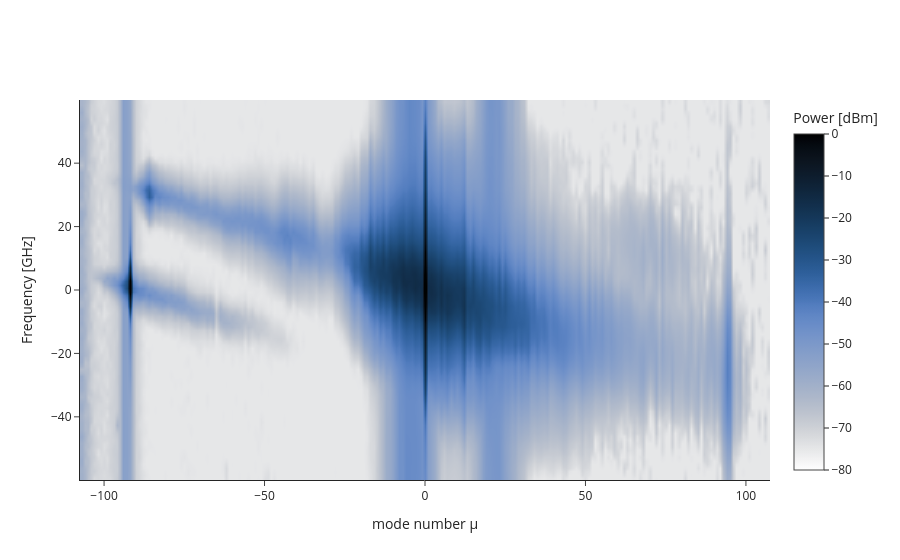

Write notebook code for a chart like this one.
### Markdown cell above
We can clearly see the DKS and the cooler. We can infer that something is happening with the auxiliary pump, and perhaps something else as well. However, the other color on the other side is not very clear. We can zoom a bit first, since the cooler is not doing much actually (it is actually doing some weird bragg scattering at µ = -70, that is mediated by the main DKS and the auxiliary pump, we can discuss that further if you want)

### Code cell
data, FSR, f0, N, fceo = GetOSAspectro(
    trace,
    FSR0=1000e9,
    Mtot=[-107, 107],
    height=7,
    res=900,
    window=60e9,  ## Reduce that to see it better
    pks_only=False,
    ceo_estimate=True,
    pdcs=False,
)

print(f"νrep = {FSR*1e-9} GHz")
Nmod = np.round(fceo / FSR)
fceo_ = fceo - Nmod * FSR
print(f"νceo: {fceo_*1e-9} GHz")

fig = go.Figure()
tr = go.Heatmap(
    x=data.columns,
    y=data.index * 1e-9,
    z=data.values,
    colorscale=mpl_to_plotly(cmap.oslo_r),
    zsmooth="best",
    colorbar=dict(title="Power [dBm]"),
    zmax=0,
    zmin=-80,
)
fig.add_trace(tr)
fig.update_xaxes(title = 'mode number µ')
fig.update_yaxes(title = 'Frequency [GHz]')
fig.show()

### Figure 1 — Plotly figure (JSON) as saved in the notebook; plotly's stock layout.template omitted (floating-point values rounded to 4 significant figures; data arrays with more than 128 entries replaced by an {"elided": "..."} marker saying what was removed)
{"data": [{"colorbar": {"title": {"text": "Power [dBm]"}}, "colorscale": {"elided": "255x2 mixed values"}, "type": "heatmap", "x": {"elided": "215 float values"}, "y": [-59.37, -58.26, -57.15, -56.04, -54.93, -53.82, -52.71, -51.6, -50.49, -49.38, -48.27, -47.16, -46.05, -44.94, -43.83, -42.72, -41.61, -40.5, -39.39, -38.28, -37.17, -36.06, -34.95, -33.84, -32.74, -31.63, -30.52, -29.41, -28.3, -27.19, -26.08, -24.97, -23.86, -22.75, -21.64, -20.53, -19.42, -18.31, -17.2, -16.09, -14.98, -13.87, -12.76, -11.65, -10.54, -9.432, -8.322, -7.213, -6.103, -4.993, -3.884, -2.774, -1.664, -0.5548, 0.5548, 1.664, 2.774, 3.884, 4.993, 6.103, 7.213, 8.322, 9.432, 10.54, 11.65, 12.76, 13.87, 14.98, 16.09, 17.2, 18.31, 19.42, 20.53, 21.64, 22.75, 23.86, 24.97, 26.08, 27.19, 28.3, 29.41, 30.52, 31.63, 32.74, 33.84, 34.95, 36.06, 37.17, 38.28, 39.39, 40.5, 41.61, 42.72, 43.83, 44.94, 46.05, 47.16, 48.27, 49.38, 50.49, 51.6, 52.71, 53.82, 54.93, 56.04, 57.15, 58.26, 59.37], "z": {"elided": "108x215 float values"}, "zmax": 0, "zmin": -80, "zsmooth": "best"}], "layout": {"xaxis": {"title": {"text": "mode number µ"}}, "yaxis": {"title": {"text": "Frequency [GHz]"}}}}
